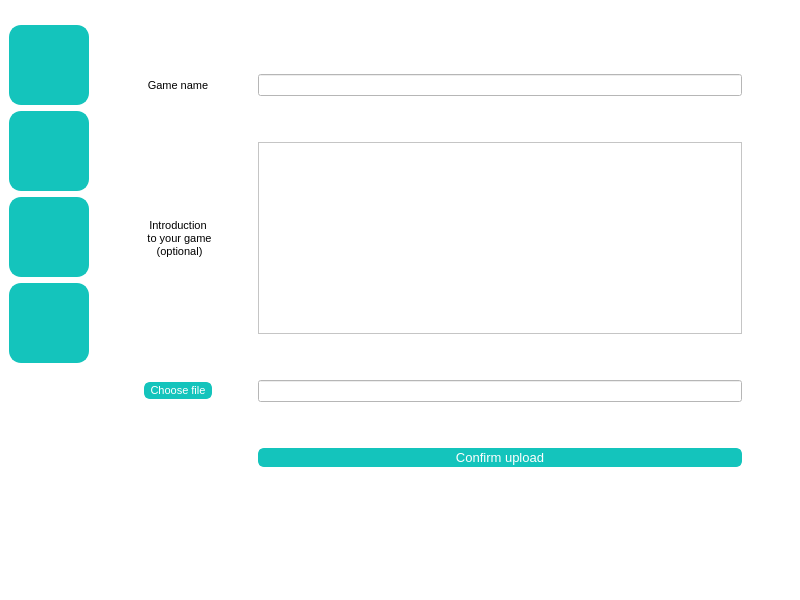
<?xml version="1.0" encoding="UTF-8"?>
<ui version="4.0">
 <class>MainWindow</class>
 <widget class="QMainWindow" name="MainWindow">
  <property name="geometry">
   <rect>
    <x>0</x>
    <y>0</y>
    <width>800</width>
    <height>600</height>
   </rect>
  </property>
  <property name="windowTitle">
   <string>MainWindow</string>
  </property>
  <property name="styleSheet">
   <string notr="true">background-color: rgb(255, 255, 255);</string>
  </property>
  <widget class="QWidget" name="centralwidget">
   <layout class="QFormLayout" name="formLayout">
    <item row="0" column="0">
     <layout class="QVBoxLayout" name="verticalLayout">
      <item>
       <widget class="QPushButton" name="usrBtn">
        <property name="minimumSize">
         <size>
          <width>80</width>
          <height>80</height>
         </size>
        </property>
        <property name="styleSheet">
         <string notr="true">QPushButton#usrBtn {
    border-radius: 12px;
    border:2px solid rgb(20,196,188);
background-color: rgb(20,196,188);
    color:  rgb(255, 255, 255);
}
 
QPushButton#usrBtn:hover {
    border-radius: 12px;
    color: rgb(20,196,188);
    background-color: rgb(255,255,255);
  border:2px solid rgb(20,196,188);
    border-color: rgb(20,196,188);
}
 
QPushButton#usrBtn:pressed {
    border: 0px;
    background-color: #ffffff;
    border-radius: 12px;
}
 
QPushButton#usrBtn:disabled {
    border: 0px;
    border-radius: 12px;
    border: 1px solid #46bcff;
    opacity: 0.4;
}</string>
        </property>
        <property name="text">
         <string/>
        </property>
        <property name="icon">
         <iconset resource="myicon.qrc">
          <normaloff>:/myimages/images/user.png</normaloff>:/myimages/images/user.png</iconset>
        </property>
        <property name="iconSize">
         <size>
          <width>40</width>
          <height>40</height>
         </size>
        </property>
       </widget>
      </item>
      <item>
       <widget class="QPushButton" name="storeBtn">
        <property name="minimumSize">
         <size>
          <width>80</width>
          <height>80</height>
         </size>
        </property>
        <property name="styleSheet">
         <string notr="true">QPushButton#storeBtn {
    border-radius: 12px;
    border:2px solid rgb(20,196,188);
background-color: rgb(20,196,188);
    color:  rgb(255, 255, 255);
}
 
QPushButton#storeBtn:hover {
    border-radius: 12px;
    color: rgb(20,196,188);
    background-color: rgb(255,255,255);
  border:2px solid rgb(20,196,188);
    border-color: rgb(20,196,188);
}
 
QPushButton#storeBtn:pressed {
    border: 0px;
    background-color: #ffffff;
    border-radius: 12px;
}
 
QPushButton#storeBtn:disabled {
    border: 0px;
    border-radius: 12px;
    border: 1px solid #46bcff;
    opacity: 0.4;
}</string>
        </property>
        <property name="text">
         <string/>
        </property>
        <property name="icon">
         <iconset resource="myicon.qrc">
          <normaloff>:/myimages/images/store.png</normaloff>:/myimages/images/store.png</iconset>
        </property>
        <property name="iconSize">
         <size>
          <width>40</width>
          <height>40</height>
         </size>
        </property>
       </widget>
      </item>
      <item>
       <widget class="QPushButton" name="libraryBtn">
        <property name="minimumSize">
         <size>
          <width>80</width>
          <height>80</height>
         </size>
        </property>
        <property name="styleSheet">
         <string notr="true">QPushButton#libraryBtn {
    border-radius: 12px;
    border:2px solid rgb(20,196,188);
background-color: rgb(20,196,188);
    color:  rgb(255, 255, 255);
}
 
QPushButton#libraryBtn:hover {
    border-radius: 12px;
    color: rgb(20,196,188);
    background-color: rgb(255,255,255);
  border:2px solid rgb(20,196,188);
    border-color: rgb(20,196,188);
}
 
QPushButton#libraryBtn:pressed {
    border: 0px;
    background-color: #ffffff;
    border-radius: 12px;
}
 
QPushButton#libraryBtn:disabled {
    border: 0px;
    border-radius: 12px;
    border: 1px solid #46bcff;
    opacity: 0.4;
}</string>
        </property>
        <property name="text">
         <string/>
        </property>
        <property name="icon">
         <iconset resource="myicon.qrc">
          <normaloff>:/myimages/images/library.png</normaloff>:/myimages/images/library.png</iconset>
        </property>
        <property name="iconSize">
         <size>
          <width>40</width>
          <height>40</height>
         </size>
        </property>
       </widget>
      </item>
      <item>
       <widget class="QPushButton" name="uploadBtn">
        <property name="minimumSize">
         <size>
          <width>80</width>
          <height>80</height>
         </size>
        </property>
        <property name="styleSheet">
         <string notr="true">QPushButton#uploadBtn {
    border-radius: 12px;
    border:2px solid rgb(20,196,188);
background-color: rgb(20,196,188);
    color:  rgb(255, 255, 255);
}
 
QPushButton#uploadBtn:hover {
    border-radius: 12px;
    color: rgb(20,196,188);
    background-color: rgb(255,255,255);
  border:2px solid rgb(20,196,188);
    border-color: rgb(20,196,188);
}
 
QPushButton#uploadBtn:pressed {
    border: 0px;
    background-color: #ffffff;
    border-radius: 12px;
}
 
QPushButton#uploadBtn:disabled {
    border: 0px;
    border-radius: 12px;
    border: 1px solid #46bcff;
    opacity: 0.4;
}</string>
        </property>
        <property name="text">
         <string/>
        </property>
        <property name="icon">
         <iconset resource="myicon.qrc">
          <normaloff>:/myimages/images/upload.png</normaloff>:/myimages/images/upload.png</iconset>
        </property>
        <property name="iconSize">
         <size>
          <width>40</width>
          <height>40</height>
         </size>
        </property>
       </widget>
      </item>
     </layout>
    </item>
    <item row="0" column="1">
     <widget class="QStackedWidget" name="DisplayWidget">
      <property name="minimumSize">
       <size>
        <width>658</width>
        <height>527</height>
       </size>
      </property>
      <property name="frameShape">
       <enum>QFrame::NoFrame</enum>
      </property>
      <property name="lineWidth">
       <number>1</number>
      </property>
      <property name="currentIndex">
       <number>3</number>
      </property>
      <widget class="QWidget" name="user">
       <layout class="QGridLayout" name="gridLayout_3">
        <item row="5" column="0">
         <widget class="QTextEdit" name="showInformationTextEdit">
          <property name="styleSheet">
           <string notr="true">QTextEdit#showInformationTextEdit{
color: rgb(147, 147, 147);
                            	padding-left:6px;

    border: 1px solid rgb(20,196,188);
border-radius: 8px;
    background-color: #ffffff;
};</string>
          </property>
         </widget>
        </item>
        <item row="3" column="0">
         <widget class="QWidget" name="widget" native="true">
          <property name="maximumSize">
           <size>
            <width>16777215</width>
            <height>200</height>
           </size>
          </property>
          <layout class="QVBoxLayout" name="verticalLayout_3">
           <item alignment="Qt::AlignHCenter">
            <widget class="QLabel" name="playerIcon">
             <property name="minimumSize">
              <size>
               <width>130</width>
               <height>130</height>
              </size>
             </property>
             <property name="maximumSize">
              <size>
               <width>130</width>
               <height>130</height>
              </size>
             </property>
             <property name="text">
              <string/>
             </property>
             <property name="pixmap">
              <pixmap resource="myicon.qrc">:/myimages/images/defaultUSER.png</pixmap>
             </property>
             <property name="scaledContents">
              <bool>true</bool>
             </property>
            </widget>
           </item>
           <item alignment="Qt::AlignHCenter">
            <widget class="QLabel" name="playerName">
             <property name="font">
              <font>
               <pointsize>28</pointsize>
              </font>
             </property>
             <property name="text">
              <string>Unknown player</string>
             </property>
            </widget>
           </item>
          </layout>
         </widget>
        </item>
        <item row="3" column="2">
         <widget class="QWidget" name="widget_2" native="true">
          <property name="minimumSize">
           <size>
            <width>60</width>
            <height>200</height>
           </size>
          </property>
          <property name="sizeIncrement">
           <size>
            <width>0</width>
            <height>0</height>
           </size>
          </property>
          <layout class="QVBoxLayout" name="verticalLayout_2">
           <item>
            <widget class="QPushButton" name="settingBtn">
             <property name="font">
              <font>
               <pointsize>1</pointsize>
              </font>
             </property>
             <property name="styleSheet">
              <string notr="true">QPushButton#settingBtn {
    border-radius: 12px;
    border:2px solid rgb(20,196,188);
background-color: rgb(20,196,188);
    color:  rgb(255, 255, 255);
}
 
QPushButton#settingBtn:hover {
    border-radius: 12px;
    color: rgb(20,196,188);
    background-color: rgb(255,255,255);
  border:2px solid rgb(20,196,188);
    border-color: rgb(20,196,188);
}
 
QPushButton#settingBtn:pressed {
    border: 0px;
    background-color: #ffffff;
    border-radius: 12px;
}
 
QPushButton#settingBtn:disabled {
    border: 0px;
    border-radius: 12px;
    border: 1px solid #46bcff;
    opacity: 0.4;
}</string>
             </property>
             <property name="text">
              <string/>
             </property>
             <property name="icon">
              <iconset resource="myicon.qrc">
               <normaloff>:/myimages/images/setting.png</normaloff>:/myimages/images/setting.png</iconset>
             </property>
             <property name="iconSize">
              <size>
               <width>40</width>
               <height>40</height>
              </size>
             </property>
            </widget>
           </item>
           <item>
            <spacer name="verticalSpacer_4">
             <property name="orientation">
              <enum>Qt::Vertical</enum>
             </property>
             <property name="sizeHint" stdset="0">
              <size>
               <width>20</width>
               <height>40</height>
              </size>
             </property>
            </spacer>
           </item>
          </layout>
         </widget>
        </item>
       </layout>
      </widget>
      <widget class="QWidget" name="store">
       <widget class="QWidget" name="widget_3" native="true">
        <property name="geometry">
         <rect>
          <x>10</x>
          <y>10</y>
          <width>661</width>
          <height>126</height>
         </rect>
        </property>
        <layout class="QHBoxLayout" name="horizontalLayout">
         <item>
          <widget class="QPushButton" name="onSaleBtn">
           <property name="minimumSize">
            <size>
             <width>100</width>
             <height>100</height>
            </size>
           </property>
           <property name="sizeIncrement">
            <size>
             <width>0</width>
             <height>0</height>
            </size>
           </property>
           <property name="styleSheet">
            <string notr="true">QPushButton#onSaleBtn {
    border-radius: 12px;
    border:2px solid rgb(20,196,188);
background-color: rgb(20,196,188);
    color:  rgb(255, 255, 255);
}
 
QPushButton#onSaleBtn:hover {
    border-radius: 12px;
    color: rgb(20,196,188);
    background-color: rgb(255,255,255);
  border:2px solid rgb(20,196,188);
    border-color: rgb(20,196,188);
}
 
QPushButton#onSaleBtn:pressed {
    border: 0px;
    background-color: #ffffff;
    border-radius: 12px;
}
 
QPushButton#onSaleBtn:disabled {
    border: 0px;
    border-radius: 12px;
    border: 1px solid #46bcff;
    opacity: 0.4;
}</string>
           </property>
           <property name="text">
            <string/>
           </property>
           <property name="icon">
            <iconset resource="myicon.qrc">
             <normaloff>:/myimages/images/sale.png</normaloff>:/myimages/images/sale.png</iconset>
           </property>
           <property name="iconSize">
            <size>
             <width>100</width>
             <height>100</height>
            </size>
           </property>
          </widget>
         </item>
         <item>
          <widget class="QPushButton" name="zhenghuoBtn">
           <property name="minimumSize">
            <size>
             <width>300</width>
             <height>50</height>
            </size>
           </property>
           <property name="styleSheet">
            <string notr="true">QPushButton#zhenghuoBtn {
    border-radius: 12px;
    border:2px solid rgb(20,196,188);
background-color: rgb(20,196,188);
    color:  rgb(255, 255, 255);
}
 
QPushButton#zhenghuoBtn:hover {
    border-radius: 12px;
    color: rgb(20,196,188);
    background-color: rgb(255,255,255);
  border:2px solid rgb(20,196,188);
    border-color: rgb(20,196,188);
}
 
QPushButton#zhenghuoBtn:pressed {
    border: 0px;
    background-color: #ffffff;
    border-radius: 12px;
}
 
QPushButton#zhenghuoBtn:disabled {
    border: 0px;
    border-radius: 12px;
    border: 1px solid #46bcff;
    opacity: 0.4;
}</string>
           </property>
           <property name="text">
            <string/>
           </property>
           <property name="icon">
            <iconset resource="myicon.qrc">
             <normaloff>:/myimages/images/happy.png</normaloff>:/myimages/images/happy.png</iconset>
           </property>
           <property name="iconSize">
            <size>
             <width>400</width>
             <height>100</height>
            </size>
           </property>
          </widget>
         </item>
        </layout>
       </widget>
      </widget>
      <widget class="QWidget" name="library">
       <widget class="QWidget" name="widget_4" native="true">
        <property name="geometry">
         <rect>
          <x>10</x>
          <y>0</y>
          <width>411</width>
          <height>130</height>
         </rect>
        </property>
        <layout class="QHBoxLayout" name="horizontalLayout_2">
         <item>
          <widget class="QPushButton" name="playBtn">
           <property name="minimumSize">
            <size>
             <width>100</width>
             <height>100</height>
            </size>
           </property>
           <property name="styleSheet">
            <string notr="true">QPushButton#playBtn {
    border-radius: 12px;
    border:2px solid rgb(20,196,188);
background-color: rgb(20,196,188);
    color:  rgb(255, 255, 255);
}
 
QPushButton#playBtn:hover {
    border-radius: 12px;
    color: rgb(20,196,188);
    background-color: rgb(255,255,255);
  border:2px solid rgb(20,196,188);
    border-color: rgb(20,196,188);
}
 
QPushButton#playBtn:pressed {
    border: 0px;
    background-color: #ffffff;
    border-radius: 12px;
}
 
QPushButton#playBtn:disabled {
    border: 0px;
    border-radius: 12px;
    border: 1px solid #46bcff;
    opacity: 0.4;
}</string>
           </property>
           <property name="text">
            <string/>
           </property>
           <property name="icon">
            <iconset resource="myicon.qrc">
             <normaloff>:/myimages/images/controllor.png</normaloff>:/myimages/images/controllor.png</iconset>
           </property>
           <property name="iconSize">
            <size>
             <width>100</width>
             <height>100</height>
            </size>
           </property>
          </widget>
         </item>
         <item>
          <widget class="QLabel" name="label_5">
           <property name="font">
            <font>
             <family>Mistral</family>
             <pointsize>28</pointsize>
            </font>
           </property>
           <property name="text">
            <string>It's time to play!!!</string>
           </property>
          </widget>
         </item>
        </layout>
       </widget>
      </widget>
      <widget class="QWidget" name="upload">
       <layout class="QGridLayout" name="gridLayout_2">
        <item row="4" column="3">
         <widget class="QTextEdit" name="introductionTextEdit">
          <property name="styleSheet">
           <string notr="true">QTextEdit#introductionTextEdit{
color: rgb(147, 147, 147);
                            	padding-left:6px;

    border: 1px solid rgb(20,196,188);
border-radius: 8px;
    background-color: #ffffff;
};</string>
          </property>
         </widget>
        </item>
        <item row="1" column="1">
         <widget class="QLabel" name="label_3">
          <property name="font">
           <font>
            <pointsize>8</pointsize>
           </font>
          </property>
          <property name="styleSheet">
           <string notr="true">QLabel#label_3{
color: rgb(255, 255, 255);
                            	padding-left:6px;

    border: 1px solid rgb(20,196,188);
border-radius: 8px;
    background-color: rgb(20,196,188);
};</string>
          </property>
          <property name="text">
           <string>Game name</string>
          </property>
          <property name="alignment">
           <set>Qt::AlignCenter</set>
          </property>
         </widget>
        </item>
        <item row="7" column="1">
         <widget class="QPushButton" name="chooseBtn">
          <property name="font">
           <font>
            <pointsize>8</pointsize>
           </font>
          </property>
          <property name="styleSheet">
           <string notr="true">QPushButton#chooseBtn {
    border-radius: 6px;
    border:2px solid rgb(20,196,188);
background-color: rgb(20,196,188);
    color:  rgb(255, 255, 255);
}
 
QPushButton#chooseBtn:hover {
    border-radius: 6px;
    color: rgb(20,196,188);
    background-color: rgb(255,255,255);
  border:2px solid rgb(20,196,188);
    border-color: rgb(20,196,188);
}
 
QPushButton#chooseBtn:pressed {
    border: 0px;
    background-color: #ffffff;
    border-radius: 6px;
}
 
QPushButton#chooseBtn:disabled {
    border: 0px;
    border-radius: 6px;
    border: 1px solid #46bcff;
    opacity: 0.4;
}</string>
          </property>
          <property name="text">
           <string>Choose file</string>
          </property>
         </widget>
        </item>
        <item row="7" column="3">
         <widget class="QLineEdit" name="filePathLineEdit">
          <property name="styleSheet">
           <string notr="true">QLineEdit#filePathLineEdit{
color: rgb(147, 147, 147);
                            	padding-left:6px;

    border: 1px solid rgb(20,196,188);
border-radius: 8px;
    background-color: #ffffff;
};</string>
          </property>
         </widget>
        </item>
        <item row="0" column="3">
         <spacer name="verticalSpacer_2">
          <property name="orientation">
           <enum>Qt::Vertical</enum>
          </property>
          <property name="sizeType">
           <enum>QSizePolicy::Minimum</enum>
          </property>
          <property name="sizeHint" stdset="0">
           <size>
            <width>20</width>
            <height>40</height>
           </size>
          </property>
         </spacer>
        </item>
        <item row="1" column="3">
         <widget class="QLineEdit" name="nameLineEdit">
          <property name="styleSheet">
           <string notr="true">QLineEdit#nameLineEdit{
color: rgb(147, 147, 147);
                            	padding-left:6px;

    border: 1px solid rgb(20,196,188);
border-radius: 8px;
    background-color: #ffffff;
};</string>
          </property>
         </widget>
        </item>
        <item row="8" column="3">
         <spacer name="verticalSpacer_5">
          <property name="orientation">
           <enum>Qt::Vertical</enum>
          </property>
          <property name="sizeType">
           <enum>QSizePolicy::Minimum</enum>
          </property>
          <property name="sizeHint" stdset="0">
           <size>
            <width>20</width>
            <height>40</height>
           </size>
          </property>
         </spacer>
        </item>
        <item row="2" column="3">
         <spacer name="verticalSpacer">
          <property name="orientation">
           <enum>Qt::Vertical</enum>
          </property>
          <property name="sizeType">
           <enum>QSizePolicy::Minimum</enum>
          </property>
          <property name="sizeHint" stdset="0">
           <size>
            <width>20</width>
            <height>40</height>
           </size>
          </property>
         </spacer>
        </item>
        <item row="4" column="1">
         <widget class="QLabel" name="label_4">
          <property name="font">
           <font>
            <pointsize>8</pointsize>
           </font>
          </property>
          <property name="styleSheet">
           <string notr="true">QLabel#label_4{
color: rgb(255, 255, 255);
                            	padding-left:6px;

    border: 1px solid rgb(20,196,188);
border-radius: 8px;
    background-color: rgb(20,196,188);
};</string>
          </property>
          <property name="text">
           <string>Introduction
 to your game
 (optional)</string>
          </property>
          <property name="textFormat">
           <enum>Qt::AutoText</enum>
          </property>
          <property name="alignment">
           <set>Qt::AlignCenter</set>
          </property>
          <property name="wordWrap">
           <bool>true</bool>
          </property>
         </widget>
        </item>
        <item row="11" column="3">
         <spacer name="verticalSpacer_7">
          <property name="orientation">
           <enum>Qt::Vertical</enum>
          </property>
          <property name="sizeHint" stdset="0">
           <size>
            <width>20</width>
            <height>40</height>
           </size>
          </property>
         </spacer>
        </item>
        <item row="1" column="2">
         <spacer name="horizontalSpacer">
          <property name="orientation">
           <enum>Qt::Horizontal</enum>
          </property>
          <property name="sizeType">
           <enum>QSizePolicy::Minimum</enum>
          </property>
          <property name="sizeHint" stdset="0">
           <size>
            <width>40</width>
            <height>20</height>
           </size>
          </property>
         </spacer>
        </item>
        <item row="5" column="3">
         <spacer name="verticalSpacer_3">
          <property name="orientation">
           <enum>Qt::Vertical</enum>
          </property>
          <property name="sizeType">
           <enum>QSizePolicy::Minimum</enum>
          </property>
          <property name="sizeHint" stdset="0">
           <size>
            <width>20</width>
            <height>40</height>
           </size>
          </property>
         </spacer>
        </item>
        <item row="1" column="4">
         <spacer name="horizontalSpacer_2">
          <property name="orientation">
           <enum>Qt::Horizontal</enum>
          </property>
          <property name="sizeType">
           <enum>QSizePolicy::Minimum</enum>
          </property>
          <property name="sizeHint" stdset="0">
           <size>
            <width>40</width>
            <height>20</height>
           </size>
          </property>
         </spacer>
        </item>
        <item row="1" column="0">
         <spacer name="horizontalSpacer_3">
          <property name="orientation">
           <enum>Qt::Horizontal</enum>
          </property>
          <property name="sizeType">
           <enum>QSizePolicy::Minimum</enum>
          </property>
          <property name="sizeHint" stdset="0">
           <size>
            <width>40</width>
            <height>20</height>
           </size>
          </property>
         </spacer>
        </item>
        <item row="9" column="3">
         <widget class="QPushButton" name="confirmBtn">
          <property name="font">
           <font>
            <pointsize>10</pointsize>
           </font>
          </property>
          <property name="styleSheet">
           <string notr="true">QPushButton#confirmBtn {
    border-radius: 6px;
    border:2px solid rgb(20,196,188);
background-color: rgb(20,196,188);
    color:  rgb(255, 255, 255);
}
 
QPushButton#confirmBtn:hover {
    border-radius: 6px;
    color: rgb(20,196,188);
    background-color: rgb(255,255,255);
  border:2px solid rgb(20,196,188);
    border-color: rgb(20,196,188);
}
 
QPushButton#confirmBtn:pressed {
    border: 0px;
    background-color: #ffffff;
    border-radius: 6px;
}
 
QPushButton#confirmBtn:disabled {
    border: 0px;
    border-radius: 6px;
    border: 1px solid #46bcff;
    opacity: 0.4;
}</string>
          </property>
          <property name="text">
           <string>Confirm upload</string>
          </property>
         </widget>
        </item>
       </layout>
      </widget>
     </widget>
    </item>
   </layout>
  </widget>
  <widget class="QMenuBar" name="menubar">
   <property name="geometry">
    <rect>
     <x>0</x>
     <y>0</y>
     <width>800</width>
     <height>22</height>
    </rect>
   </property>
  </widget>
  <widget class="QStatusBar" name="statusbar"/>
 </widget>
 <resources>
  <include location="myicon.qrc"/>
 </resources>
 <connections/>
</ui>
